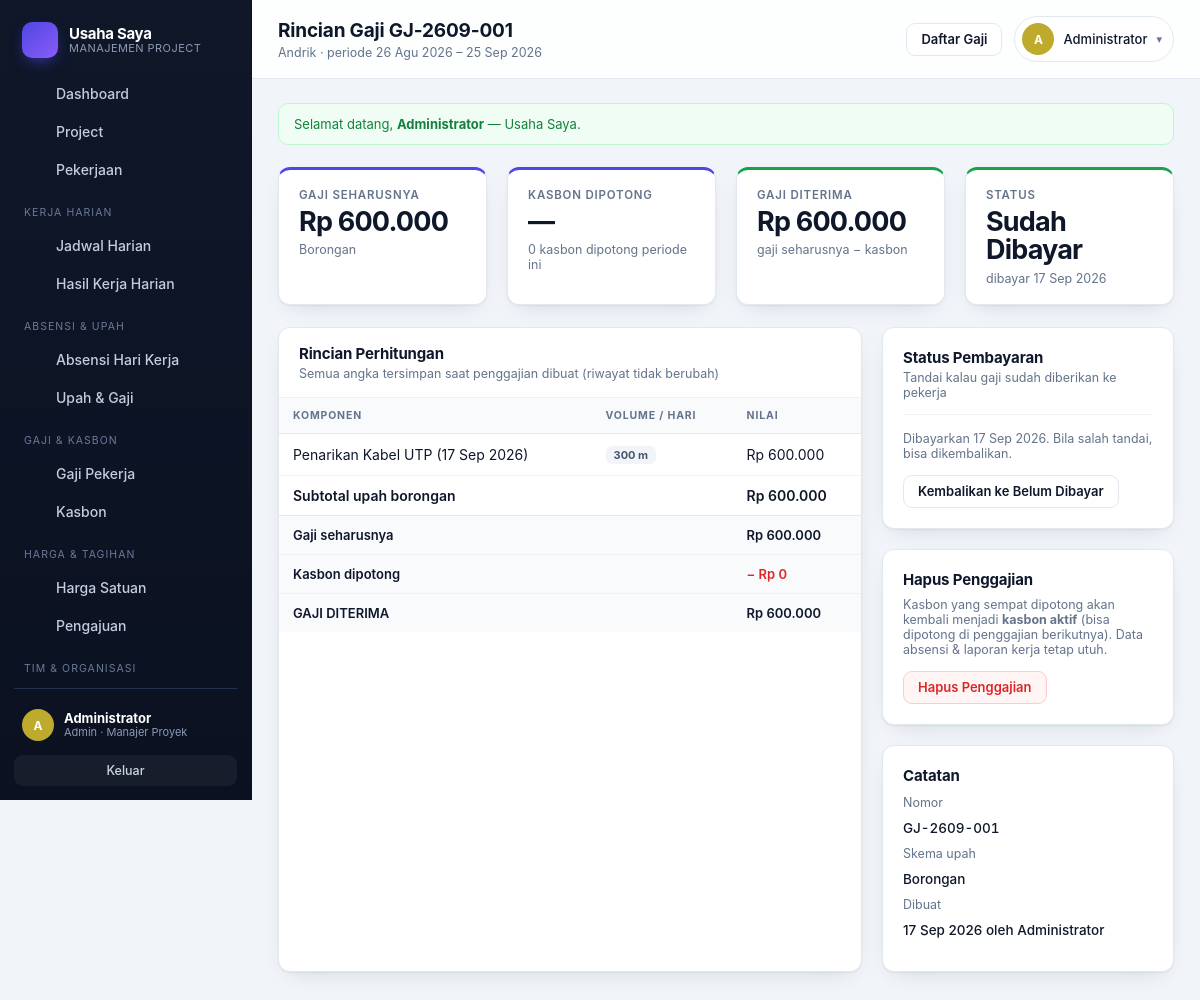
/gaji_detail.php?id=1 (signed in), run on the app's committed database.
### tables this page shows
CREATE TABLE perusahaan (
    id                INTEGER PRIMARY KEY AUTOINCREMENT,
    nama              TEXT NOT NULL,
    slug              TEXT NOT NULL DEFAULT '',
    logo              TEXT NOT NULL DEFAULT '',
    kontak_nama       TEXT NOT NULL DEFAULT '',
    kontak_telepon    TEXT NOT NULL DEFAULT '',
    masa_aktif_sampai TEXT NOT NULL DEFAULT '',
    maks_user         INTEGER NOT NULL DEFAULT 0,
    aktif             INTEGER NOT NULL DEFAULT 1,
    catatan           TEXT NOT NULL DEFAULT '',
    created_at        TEXT NOT NULL DEFAULT (datetime('now','localtime'))
, tutup_buku_tgl INTEGER NOT NULL DEFAULT 25);

CREATE TABLE users (
    id            INTEGER PRIMARY KEY AUTOINCREMENT,
    username      TEXT NOT NULL UNIQUE,
    password_hash TEXT NOT NULL,
    nama          TEXT NOT NULL,
    role          TEXT NOT NULL DEFAULT 'pekerja',
    jabatan       TEXT NOT NULL DEFAULT '',
    telepon       TEXT NOT NULL DEFAULT '',
    aktif         INTEGER NOT NULL DEFAULT 1,
    created_at    TEXT NOT NULL DEFAULT (datetime('now','localtime'))
, upah_harian REAL NOT NULL DEFAULT 0, skema TEXT NOT NULL DEFAULT 'harian', perusahaan_id INTEGER NOT NULL DEFAULT 0, is_owner INTEGER NOT NULL DEFAULT 0);

CREATE TABLE penggajian_item (
    id            INTEGER PRIMARY KEY AUTOINCREMENT,
    penggajian_id INTEGER NOT NULL REFERENCES penggajian(id) ON DELETE CASCADE,
    jenis         TEXT NOT NULL DEFAULT 'borongan',
    keterangan    TEXT NOT NULL DEFAULT '',
    volume        REAL NOT NULL DEFAULT 0,
    satuan        TEXT NOT NULL DEFAULT '',
    nilai         REAL NOT NULL DEFAULT 0,
    perusahaan_id INTEGER NOT NULL DEFAULT 0
);

CREATE TABLE penggajian (
    id              INTEGER PRIMARY KEY AUTOINCREMENT,
    nomor           TEXT NOT NULL DEFAULT '',
    user_id         INTEGER NOT NULL REFERENCES users(id) ON DELETE CASCADE,
    periode_dari    TEXT NOT NULL DEFAULT '',
    periode_sampai  TEXT NOT NULL DEFAULT '',
    hari_kerja      REAL NOT NULL DEFAULT 0,
    upah_harian     REAL NOT NULL DEFAULT 0,
    upah_borongan   REAL NOT NULL DEFAULT 0,
    total_gaji      REAL NOT NULL DEFAULT 0,
    total_kasbon    REAL NOT NULL DEFAULT 0,
    total_dibayar   REAL NOT NULL DEFAULT 0,
    status          TEXT NOT NULL DEFAULT 'belum',
    tanggal_bayar   TEXT NOT NULL DEFAULT '',
    catatan         TEXT NOT NULL DEFAULT '',
    created_by      INTEGER,
    created_at      TEXT NOT NULL DEFAULT (datetime('now','localtime')),
    perusahaan_id   INTEGER NOT NULL DEFAULT 0,
    UNIQUE (user_id, periode_dari, periode_sampai)
);

### gaji_detail.php (the view, shortened to what the rows shown need)
<?php
require_once __DIR__ . '/inc/auth.php';
require_once __DIR__ . '/inc/queries.php';
require_once __DIR__ . '/inc/layout.php';
$u = require_login();
$id = (int) ($_GET['id'] ?? 0);
$g = get_penggajian($id);
$bolehAtur = in_array($u['role'], ['admin', 'pelaksana'], true);
$items = item_penggajian($id);
$borongan = array_filter($items, fn($i) => $i['jenis'] === 'borongan');
render_header(
    'Rincian Gaji ' . $g['nomor'],
    e((string) $g['pekerja_nama']) . ' · periode ' . e(tgl($g['periode_dari'])) . ' – ' . tgl($g['periode_sampai']),
    '<a class="btn" href="gaji.php">Daftar Gaji</a>'
);
?>
<div class="grid grid-side">
  <div class="grid" style="gap:20px">
    <div class="card flush">
      <div class="card-head">
        <div><h2>Rincian Perhitungan</h2><p>Semua angka tersimpan saat penggajian dibuat (riwayat tidak berubah)</p></div>
      </div>
      <div class="table-wrap">
        <table class="tbl">
          <thead><tr><th>Komponen</th><th>Volume / Hari</th><th>Nilai</th></tr></thead>
          <tbody>
          <?php foreach ($borongan as $i): ?>
            <tr>
              <td><?= e($i['keterangan']) ?></td>
              <td class="nowrap"><span class="tag"><?= e(num($i['volume']) . ' ' . $i['satuan']) ?></span></td>
              <td class="nowrap"><?= e(rupiah($i['nilai'])) ?></td>
            </tr>
          <?php endforeach; ?>
          <?php if ($borongan): ?>
            <tr>
              <td class="strong" colspan="2">Subtotal upah borongan</td>
              <td class="strong nowrap"><?= e(rupiah($g['upah_borongan'])) ?></td>
            </tr>
          <?php endif; ?>
          </tbody>
          <tfoot>
            <tr>
              <td class="strong" colspan="2">Gaji seharusnya</td>
              <td class="strong nowrap"><?= e(rupiah($g['total_gaji'])) ?></td>
            </tr>
            <tr>
              <td class="strong" colspan="2">Kasbon dipotong</td>
              <td class="strong nowrap deadline-late">− <?= e(rupiah($g['total_kasbon'])) ?></td>
            </tr>
            <tr>
              <td class="strong" colspan="2">GAJI DITERIMA</td>
              <td class="strong nowrap"><?= e(rupiah($g['total_dibayar'])) ?></td>
            </tr>
          </tfoot>
        </table>
      </div>
    </div>
  </div>
  <div class="grid" style="gap:20px">
    <?php if ($bolehAtur): ?>
      <div class="card">
        <div class="card-head" style="padding:0 0 14px;border-bottom:1px solid var(--line-soft);margin-bottom:16px">
          <div><h2>Status Pembayaran</h2><p>Tandai kalau gaji sudah diberikan ke pekerja</p></div>
        </div>
        <?php if ($g['status'] !== 'dibayar'): ?>
          <form method="post" action="gaji_status.php" class="grid" style="gap:13px">
            <?= csrf_field() ?>
            <input type="hidden" name="id" value="<?= $id ?>">
            <input type="hidden" name="status" value="dibayar">
            <div class="field">
              <label for="tanggal_bayar">Tanggal dibayar</label>
              <input type="date" id="tanggal_bayar" name="tanggal_bayar" value="<?= e(date('Y-m-d')) ?>">
            </div>
            <button class="btn btn-primary" type="submit">Tandai Sudah Dibayar</button>
          </form>
        <?php else: ?>
          <p class="small muted" style="margin:0 0 14px">
            Dibayarkan <?= e(tgl($g['tanggal_bayar'])) ?>. Bila salah tandai, bisa dikembalikan.
          </p>
          <form method="post" action="gaji_status.php">
            <button class="btn" type="submit">Kembalikan ke Belum Dibayar</button>
          </form>
        <?php endif; ?>
      </div>
      <div class="card">
        <h2 class="card-title">Hapus Penggajian</h2>
      </div>
    <?php endif; ?>
    <div class="card">
      <h2 class="card-title">Catatan</h2>
      <dl class="kv" style="margin-top:10px;grid-template-columns:minmax(0,1fr)">
        <dt>Nomor</dt><dd class="mono"><?= e($g['nomor']) ?></dd>
        <dt>Skema upah</dt><dd><?= e(skema_label((string) $g['skema'])) ?></dd>
        <dt>Dibuat</dt><dd><?= e(tgl(substr((string) $g['created_at'], 0, 10))) ?><?= $g['pembuat_nama'] ? ' oleh ' . e($g['pembuat_nama']) : '' ?></dd>
      </dl>
    </div>
  </div>
</div>
<?php render_footer(); ?>

### inc/layout.php (shortened to what the rows shown need)
<?php
function render_header(string $title, string $subtitle = '', string $actions = ''): void
{
    $u = current_user();
    $merek = brand();
    ?>
<!DOCTYPE html>
<html lang="id">
<head>
<link rel="stylesheet" href="assets/style.css">
</head>
<body>
<div class="shell">
  <aside class="sidebar" id="sidebar">
    <div class="brand">
      <span class="brand-text">
        <strong><?= e($merek['nama']) ?></strong>
        <small>Manajemen Project</small>
      </span>
    </div>
    <div class="side-foot">
      <div class="side-user">
        <?= badge_avatar($u['nama']) ?>
        <div class="side-user-info">
          <strong><?= e($u['nama']) ?></strong>
          <small><?= e(role_label($u['role'])) ?><?= $u['jabatan'] ? ' · ' . e($u['jabatan']) : '' ?></small>
        </div>
      </div>
    </div>
  </aside>
  <main class="main">
    <header class="topbar">
      <div class="topbar-title">
        <h1><?= e($title) ?></h1>
      </div>
      <div class="topbar-actions">
        <details class="user-menu">
          <summary>
            <?= badge_avatar($u['nama']) ?>
            <span class="user-menu-name"><?= e($u['nama']) ?></span>
            <span class="caret">▾</span>
          </summary>
        </details>
      </div>
    </header>
    <div class="content">
<?php
}
function render_footer(): void
{
    ?>
    </div>
  </main>
</div>
</body>
</html>
<?php
}

### inc/util.php (shortened to what the rows shown need)
<?php
function e(?string $v): string
{
    return htmlspecialchars((string) $v, ENT_QUOTES, 'UTF-8');
}
function initials(string $nama): string
{
    $parts = preg_split('/\s+/', trim($nama)) ?: [];
    $out = '';
    foreach (array_slice($parts, 0, 2) as $p) {
        if (function_exists('mb_substr')) {
            $out .= mb_strtoupper(mb_substr($p, 0, 1), 'UTF-8');
        } else {
            preg_match('/./u', $p, $m);
            $out .= strtoupper($m[0] ?? '');
        }
    }
    return $out !== '' ? $out : '?';
}
function avatar_hue(string $s): int
{
    return (int) (crc32($s) % 360);
}
function badge_avatar(string $nama, string $size = ''): string
{
    return '<span class="avatar ' . $size . '" style="--h:' . avatar_hue($nama) . '">' . e(initials($nama)) . '</span>';
}

### data on the page
perusahaan: nama "Usaha Saya"
users: nama "A A", nama "Administrator", role "Admin", jabatan "Manajer Proyek"
penggajian_item: keterangan "Penarikan Kabel UTP (17 Sep 2026)", volume+satuan "300 m", nilai "Rp 600.000"
penggajian: upah_borongan "Rp 600.000", total_gaji "Rp 600.000", total_kasbon "Rp 0", total_dibayar "Rp 600.000", tanggal_bayar "17 Sep 2026", nomor "GJ-2609-001", created_at "17 Sep 2026"

### other printed values
$item['label'] "Dashboard"
$item['label'] "Project"
$item['label'] "Pekerjaan"
$item['sep'] "KERJA HARIAN"
$item['label'] "Jadwal Harian"
$item['label'] "Hasil Kerja Harian"
$item['sep'] "ABSENSI & UPAH"
$item['label'] "Absensi Hari Kerja"
$item['label'] "Upah & Gaji"
$item['sep'] "GAJI & KASBON"
$item['label'] "Gaji Pekerja"
$item['label'] "Kasbon"
$item['sep'] "HARGA & TAGIHAN"
$item['label'] "Harga Satuan"
$item['label'] "Pengajuan"
